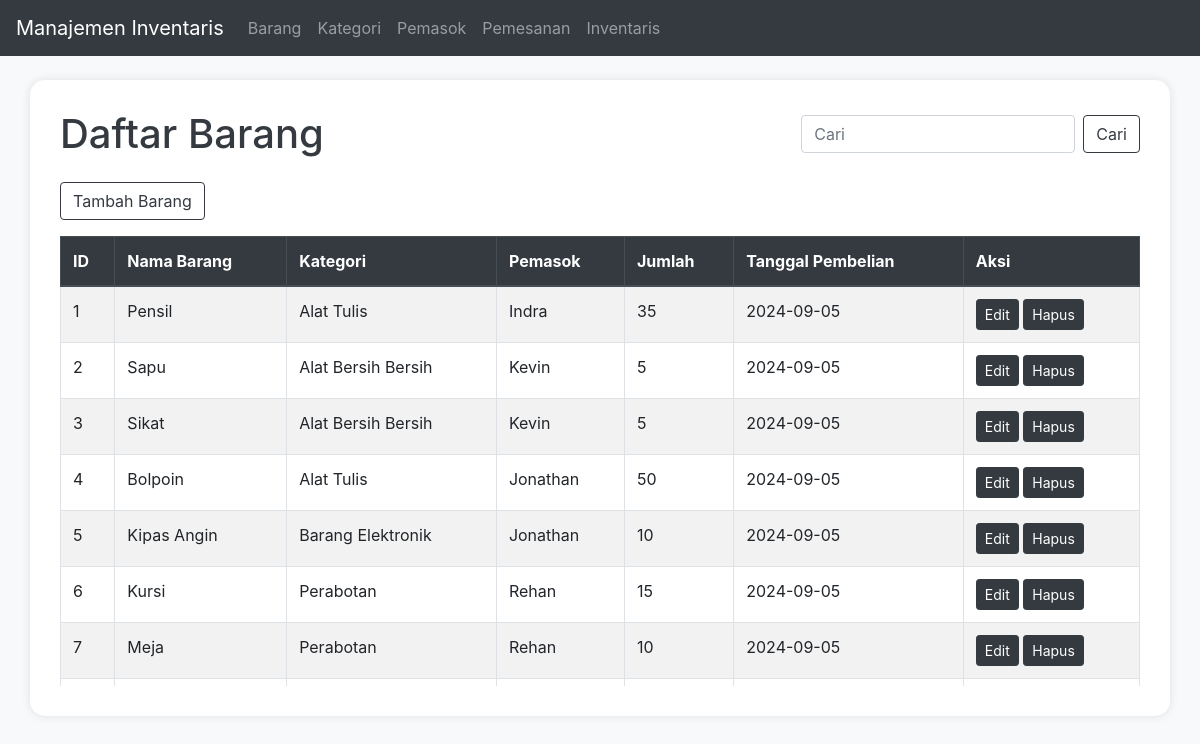
Screenshot of /barang.php with the database file from the repository.
### tables this page shows
CREATE TABLE `barang` (
  `id` int NOT NULL,
  `nama_barang` varchar(255) NOT NULL,
  `id_kategori` int NOT NULL,
  `id_pemasok` int NOT NULL,
  `jumlah` int NOT NULL,
  `tanggal_pembelian` date NOT NULL
);

CREATE TABLE `kategori` (
  `id` int NOT NULL,
  `nama_kategori` varchar(255) NOT NULL
);

CREATE TABLE `pemasok` (
  `id` int NOT NULL,
  `nama_pemasok` varchar(255) NOT NULL,
  `info_kontak` varchar(225) NOT NULL
);

### barang.php (the view, shortened to what this page needs)
<?php
include 'db.php';
$search = '';
$query = "SELECT barang.id, barang.nama_barang, kategori.nama_kategori, pemasok.nama_pemasok, barang.jumlah, barang.tanggal_pembelian
          FROM barang
          JOIN kategori ON barang.id_kategori = kategori.id
          JOIN pemasok ON barang.id_pemasok = pemasok.id
          WHERE barang.nama_barang LIKE '%$search%'
          OR kategori.nama_kategori LIKE '%$search%'
          OR pemasok.nama_pemasok LIKE '%$search%'";
$result = mysqli_query($conn, $query);
$items = [];
while($row = mysqli_fetch_assoc($result)) {
    $items[] = $row;
}
?>
<!DOCTYPE html>
<html>
<head>
    <link href="https://maxcdn.bootstrapcdn.com/bootstrap/4.5.2/css/bootstrap.min.css" rel="stylesheet">
</head>
<body>
    <nav class="navbar navbar-expand-lg navbar-dark bg-dark">
        <a class="navbar-brand" href="index.php">Manajemen Inventaris</a>
        <div class="collapse navbar-collapse" id="navbarNav">
            <ul class="navbar-nav">
                <li class="nav-item">
                    <a class="nav-link" href="barang.php">Barang</a>
                </li>
                <li class="nav-item">
                    <a class="nav-link" href="kategori.php">Kategori</a>
                </li>
                <li class="nav-item">
                    <a class="nav-link" href="pemasok.php">Pemasok</a>
                </li>
                <li class="nav-item">
                    <a class="nav-link" href="pemesanan.php">Pemesanan</a>
                </li>
                <li class="nav-item">
                    <a class="nav-link" href="daftar_inventaris.php">Inventaris</a>
                </li>
            </ul>
        </div>
    </nav>
    <div class="container mt-4">
        <div class="d-flex justify-content-between align-items-center mb-4">
            <h1 class="mb-0">Daftar Barang</h1>
            <form class="form-inline" method="get">
                <input class="form-control mr-sm-2" type="search" name="search" placeholder="Cari" value="<?php echo htmlspecialchars($search); ?>">
                <button class="btn btn-outline-dark" type="submit">Cari</button>
            </form>
        </div>
        <a href="tambah_barang.php" class="btn btn-outline-dark mb-3">Tambah Barang</a>
        <div class="table-container">
        <table class="table table-bordered table-hover table-striped table-fixed">
            <thead class="thead-dark">
                <tr>
                    <th>ID</th>
                    <th>Nama Barang</th>
                    <th>Kategori</th>
                    <th>Pemasok</th>
                    <th>Jumlah</th>
                    <th>Tanggal Pembelian</th>
                    <th>Aksi</th>
                </tr>
            </thead>
            <tbody>
                <?php foreach ($items as $index => $row): ?>
                    <tr>
                        <td><?php echo $index + 1;  ?></td>
                        <td><?php echo $row['nama_barang']; ?></td>
                        <td><?php echo $row['nama_kategori']; ?></td>
                        <td><?php echo $row['nama_pemasok']; ?></td>
                        <td><?php echo $row['jumlah']; ?></td>
                        <td><?php echo $row['tanggal_pembelian']; ?></td>
                        <td>
                            <a href="edit_barang.php?id=<?php echo $row['id']; ?>" class="btn btn-dark btn-sm">Edit</a>
                            <a href="barang.php?delete_id=<?php echo $row['id']; ?>" class="btn btn-dark btn-sm" onclick="return confirm('Apakah Anda yakin ingin menghapus barang ini?')">Hapus</a>
                        </td>
                    </tr>
                <?php endforeach; ?>
            </tbody>
            </table>
        </div>
    </div>
</body>
</html>

### barang.php (style rules this page uses)
body { background-color: #f8f9fa; }
.container { background-color: white; border-radius: 15px; box-shadow: 0 0 10px rgba(0,0,0,0.1); padding: 30px; margin-top: 50px; }
h1 { color: #343a40; margin-bottom: 30px; }
.table-container { max-height: 450px; overflow-y: auto; }
.table-fixed { position: relative; }
.table-fixed thead th { position: sticky; top: 0; background-color: #343a40; color: white; z-index: 0; }
.btn-dark { background-color: #343a40; border-color: #343a40; }

### rows the page displays
barang: nama_barang "Pensil", id_kategori.nama_kategori "Alat Tulis", id_pemasok.nama_pemasok "Indra", jumlah "35", tanggal_pembelian "2024-09-05"
barang: nama_barang "Sapu", id_kategori.nama_kategori "Alat Bersih Bersih", id_pemasok.nama_pemasok "Kevin", jumlah "5", tanggal_pembelian "2024-09-05"
barang: nama_barang "Sikat", id_kategori.nama_kategori "Alat Bersih Bersih", id_pemasok.nama_pemasok "Kevin", jumlah "5", tanggal_pembelian "2024-09-05"
barang: nama_barang "Bolpoin", id_kategori.nama_kategori "Alat Tulis", id_pemasok.nama_pemasok "Jonathan", jumlah "50", tanggal_pembelian "2024-09-05"
barang: nama_barang "Kipas Angin", id_kategori.nama_kategori "Barang Elektronik", id_pemasok.nama_pemasok "Jonathan", jumlah "10", tanggal_pembelian "2024-09-05"
barang: nama_barang "Kursi", id_kategori.nama_kategori "Perabotan", id_pemasok.nama_pemasok "Rehan", jumlah "15", tanggal_pembelian "2024-09-05"
barang: nama_barang "Meja", id_kategori.nama_kategori "Perabotan", id_pemasok.nama_pemasok "Rehan", jumlah "10", tanggal_pembelian "2024-09-05"
